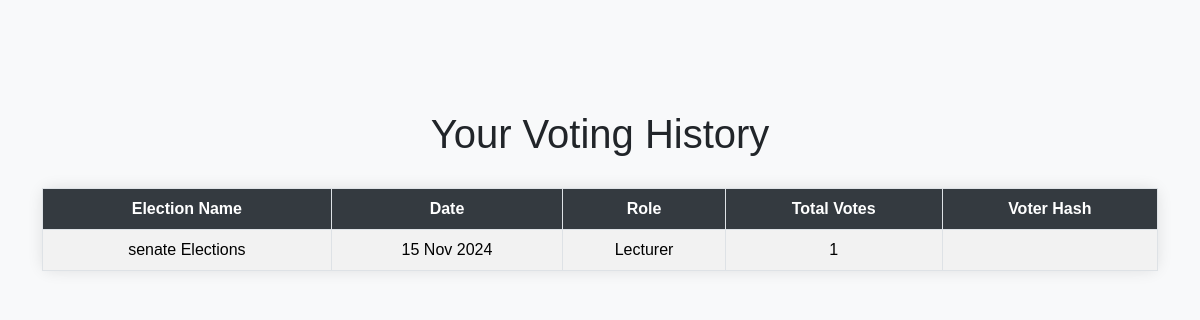
Page /candidate/voting_history.php (signed in) on the committed database.
### tables this page shows
CREATE TABLE `voting_history` (
  `history_id` int(11) NOT NULL,
  `election_id` int(11) NOT NULL,
  `id` int(11) NOT NULL,
  `candidate_id` int(11) NOT NULL,
  `voter_hash` varchar(255) NOT NULL,
  `election_date` timestamp NOT NULL DEFAULT current_timestamp()
);

CREATE TABLE `elections` (
  `election_id` int(11) NOT NULL,
  `election_name` text NOT NULL,
  `election_date` date NOT NULL,
  `last_date_documents` date NOT NULL,
  `last_date_symbols` date NOT NULL,
  `start_time` time NOT NULL,
  `end_time` time NOT NULL,
  `status` enum('upcoming','inactive','active','completed') NOT NULL,
  `description` text NOT NULL,
  `role` enum('Professor','Lecturer','Assistant_Professor','Associate_Professor') NOT NULL
);

CREATE TABLE `candidates` (
  `candidate_id` int(50) NOT NULL,
  `election_id` int(11) DEFAULT NULL,
  `candidate_name` text NOT NULL,
  `password` varchar(200) NOT NULL,
  `candidate_number` varchar(20) NOT NULL,
  `department` text NOT NULL,
  `candidate_role` enum('Lecturer','Professor','Assistant_Professor','Associate_Professor') NOT NULL,
  `address` text NOT NULL,
  `socialmedia_links` text NOT NULL,
  `profile_pic` varchar(500) NOT NULL,
  `manifesto` text NOT NULL,
  `status` enum('Approved','Rejected','Pending','') NOT NULL,
  `document_status` enum('pending','verified','rejected','') NOT NULL DEFAULT 'pending',
  `symbol` varchar(500) DEFAULT NULL,
  `created_at` datetime NOT NULL DEFAULT current_timestamp(),
  `updated_at` datetime NOT NULL DEFAULT current_timestamp(),
  `candidate_email` varchar(200) NOT NULL,
  `has_voted` tinyint(1) DEFAULT 0,
  `role` enum('candidate','voter','') NOT NULL
);

CREATE TABLE `votes` (
  `candidate_id` int(11) NOT NULL,
  `election_id` int(11) NOT NULL,
  `id` int(11) NOT NULL,
  `total_votes` int(200) NOT NULL,
  `candidate_name` varchar(200) NOT NULL,
  `role` varchar(200) NOT NULL,
  `department` varchar(200) NOT NULL
);

### candidate/voting_history.php (the view, shortened to what this page needs)
<?php
include 'config.php';
$candidate_id = $_SESSION['candidate_id'];
$query = "
    SELECT e.election_name, e.election_date, c.candidate_role, vh.voter_hash, v.total_votes
    FROM voting_history vh
    JOIN elections e ON vh.election_id = e.election_id
    JOIN candidates c ON vh.candidate_id = c.candidate_id
    JOIN votes v ON vh.id = v.id
    WHERE vh.candidate_id = ?
    ORDER BY e.election_date DESC";
$stmt = $conn->prepare($query);
$stmt->bind_param("i", $candidate_id);
$stmt->execute();
$result = $stmt->get_result();
$voting_history = [];
if ($result->num_rows > 0) {
    $voting_history = $result->fetch_all(MYSQLI_ASSOC);
}
?>
<!DOCTYPE html>
<html lang="en">
<head>
    <link href="https://cdn.jsdelivr.net/npm/bootstrap@5.3.3/dist/css/bootstrap.min.css" rel="stylesheet">
</head>
<body>
<div class="container">
    <h1>Your Voting History</h1>
    <?php if (!empty($voting_history)): ?>
        <table class="table table-striped table-bordered">
            <thead>
                <tr>
                    <th>Election Name</th>
                    <th>Date</th>
                    <th>Role</th>
                    <th>Total Votes</th>
                    <th>Voter Hash</th>
                </tr>
            </thead>
            <tbody>
                <?php foreach ($voting_history as $history): ?>
                    <tr>
                        <td><?php echo htmlspecialchars($history['election_name']); ?></td>
                        <td><?php echo date('d M Y', strtotime($history['election_date'])); ?></td>
                        <td><?php echo htmlspecialchars($history['candidate_role']); ?></td>
                        <td><?php echo htmlspecialchars($history['total_votes']); ?></td>
                        <td><?php echo htmlspecialchars($history['voter_hash']); ?></td>
                    </tr>
                <?php endforeach; ?>
            </tbody>
        </table>
    <?php else: ?>
        <div class="alert alert-warning text-center" role="alert">
            No voting history found.
        </div>
    <?php endif; ?>
</div>
</body>
</html>

### candidate/voting_history.php (style rules this page uses)
body { background-color: #f8f9fa; font-family: 'Poppins', sans-serif; padding-top: 60px; }
.container { margin-top: 50px; }
.table { background-color: #fff; border-radius: 10px; box-shadow: 0 0 15px rgba(0, 0, 0, 0.1); }
.table th { background-color: #343a40; color: #fff; }
.table td, .table th { text-align: center; vertical-align: middle; }
h1 { margin-bottom: 30px; text-align: center; }

### rows in the picture
voting_history: election.election_name "senate Elections", election.election_date "15 Nov 2024", candidate.candidate_role "Lecturer", id.total_votes "1"
